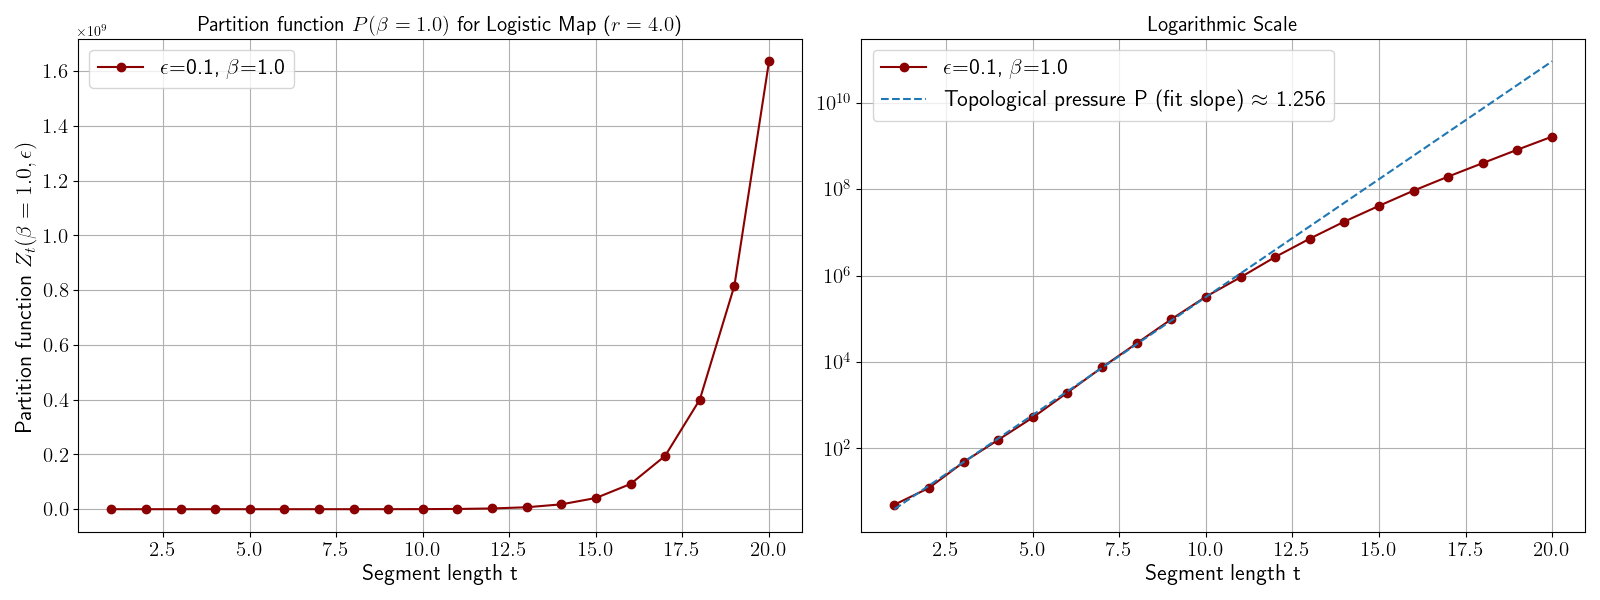

Source code (Python):
import numpy as np
import matplotlib.pyplot as plt

plt.close('all')

plt.rcParams['text.usetex'] = True

# --- Modified Functions for Topological Pressure ---

# Logistic map definition
def logistic_map(x, r=4.0):
    return r * x * (1 - x)

# Generate orbit segment of length t
def orbit_segment(x0, t, r=4.0):
    seg = np.empty(t)
    x = x0
    for i in range(t):
        seg[i] = x
        x = logistic_map(x, r)
    return seg

# The absolute value of the derivative of the logistic map f(x) = r*x*(1-x)
def derivative_logistic_map_abs(x, r=4.0):
    return np.abs(r * (1 - 2 * x))

# Lyapunov potential function (instantaneous weight)
# This calculates the instantaneous weight: beta * log|f'(x)|
def lyapunov_potential_instantaneous(x, r=4.0, beta=1.0):
    deriv = derivative_logistic_map_abs(x, r)
    # Small value to prevent issues with log(0) at the critical point x=0.5
    deriv[deriv < 1e-10] = 1e-10 
    return beta * np.log(deriv)

# Compute the topological pressure approximation P_t(beta, eps)
# Segments is the array of trajectory points (num_initial x t)
# Weights is the array of instantaneous Lyapunov potential values (num_initial x t)
def compute_pressure_approx(segments, weights, eps):
    n = segments.shape[0] # Number of initial conditions
    t = segments.shape[1] # Segment length
    used = np.zeros(n, dtype=bool)
    
    # Store the accumulated potential sum (S_t * phi) for each *distinguishable* orbit
    accumulated_potentials = [] 
    
    for i in range(n):
        if used[i]:
            continue
            
        # 1. Accumulated potential S_t * phi = sum_i beta * log|f'(x_i)|
        S_t_phi = np.sum(weights[i, :])
        accumulated_potentials.append(S_t_phi)      # It is like the energy term in spin system in the magnetic field
        #accumulated_potentials.append(0)           # Cancel potential, ignore energy term, it is like spin system without magnetic field 
        
        
        # 2. Find all segments that are eps-close to segment i (distinguishable block)
        # The distinguishable logic remains based on the segments (points)
        dists = np.max(np.abs(segments - segments[i]), axis=1)
        within = dists <= eps
        used = used | within
        
    # 3. Calculate the Partition Function Z_t = sum_S exp(S_t * phi)
    Z_t = np.sum(np.exp(accumulated_potentials))
    
    # 4. Calculate the pressure P_t = (1/t) * log(Z_t)
    if Z_t > 0 and t > 0:
        pressure_approx = (1.0 / t) * np.log(Z_t)
    else:
        pressure_approx = np.nan 
        
    return pressure_approx, Z_t

# --- Parameters ---
r = 4.0
t_max = 20 # Segment length up to 20
np.random.seed(0)

# Potential parameter
beta = 1.0 

Number_of_points = 2000
configs = [
    {'eps': 0.2, 'num_initial': Number_of_points, 'label': r'$\epsilon$=0.1, $\beta$=1.0', 'color': 'darkred'}]

# Create a figure with a single subplot for the pressure
fig, ax = plt.subplots(1, 2, figsize=(16, 6))

# Customize the subplot
ax[0].set_xlabel('Segment length t' , fontsize=16)
ax[0].set_ylabel(r'Partition function $Z_t(\beta=1.0, \epsilon)$', fontsize=16)
ax[0].set_title(r'Partition function $P(\beta=1.0)$ for Logistic Map ($r=4.0$)',  fontsize=15)
ax[0].tick_params(axis='x', labelsize=15)
ax[0].tick_params(axis='y', labelsize=15)
ax[0].grid(True)


# Customize the right subplot
ax[1].set_xlabel('Segment length t' , fontsize=16)
#ax[1].set_ylabel('log(number of distinguishable segments)', fontsize=16)
ax[1].set_title('Logarithmic Scale',  fontsize=15)
ax[1].tick_params(axis='x', labelsize=15)
ax[1].tick_params(axis='y', labelsize=15)
ax[1].set_yscale('log')
ax[1].grid(True, which='both')


# The theoretical value for P(1) for the r=4 logistic map (conjugate to the doubling map)
# is P(1) = h_top(f) = log(2)
theoretical_pressure_P1 = np.log(2.0)


for config in configs:
    eps = config['eps']
    num_initial = config['num_initial']
    
    # Sample random initial conditions
    initials = np.random.rand(num_initial) * 0.5 + 0.05

    # Pre-compute full trajectories (points) and instantaneous weights
    
    # 1. Trajectories: (num_initial, t_max)
    trajectories = np.array([orbit_segment(x0, t_max, r) for x0 in initials])

    # 2. Instantaneous Weights: (num_initial, t_max)
    instantaneous_weights = lyapunov_potential_instantaneous(trajectories, r=r, beta=beta)


    # Compute pressure approximations
    t_values = []
    pressures = []
    Zt_values = []
    
    
    
    for t in range(1, t_max + 1):
        # Slice the trajectories and weights up to segment length t
        segs = trajectories[:, :t] 
        weights_t = instantaneous_weights[:, :t]
        
        pressure_approx, Z_t = compute_pressure_approx(segs, weights_t, eps)
        t_values.append(t)
        pressures.append(pressure_approx)
        Zt_values.append(Z_t)

    # Plotting
    ax[0].plot(t_values, Zt_values, marker='o', label=config['label'], color=config['color'])



    ax[1].plot(t_values, Zt_values, marker='o', label=config['label'], color=config['color'])
    
    # Plot on the right subplot (log scale)
    log_Zt = np.log(Zt_values)
    # Linear fit to estimate entropy on the right panel
    # We fit all data points for this example
    coef = np.polyfit(t_values[0:10], log_Zt[0:10], 1)
    fit_line = np.polyval(coef, t_values)
    ax[1].plot(t_values, np.exp(fit_line), '--', label=r'Topological pressure P (fit slope) $\approx$ {0:.3f}'.format(coef[0]))

    # Plot the theoretical value for P(1) = log(2)
    #ax.axhline(theoretical_pressure_P1, color='blue', linestyle='--', label=r'$P(\beta=1.0) \approx \ln(2) \approx {0:.3f}$'.format(theoretical_pressure_P1))


ax[0].legend(fontsize=16)
ax[1].legend(fontsize=16)
#fig.suptitle(r'Topological Pressure $P(\beta)$ using Lyapunov Weights $\phi_\beta(x) = \beta \log|f\'(x)|$' + '\n' + 'Estimated Pressure $P_t(\beta) \approx (1/t) \ln(\sum \exp(S_t \phi_\beta))$', fontsize=18)

plt.tight_layout()
plt.savefig('Topological_Pressure_Lyapunov_Weight.png')